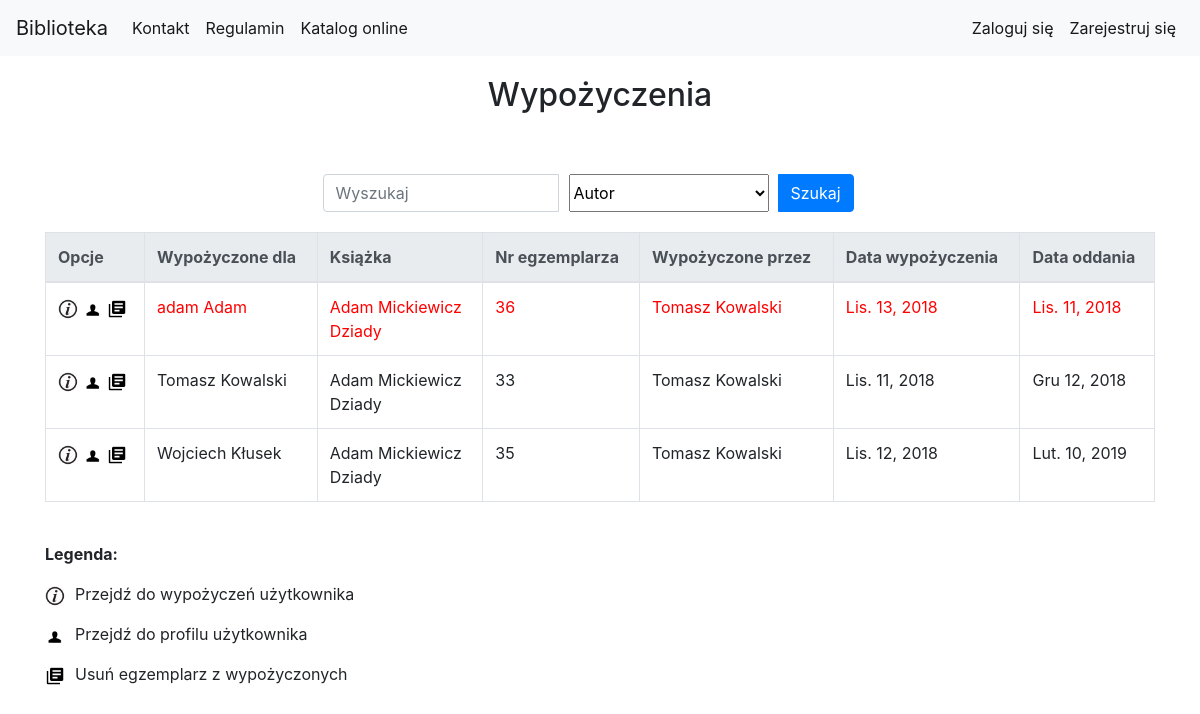
Page /library/borrow_list/ on the earlier database version.
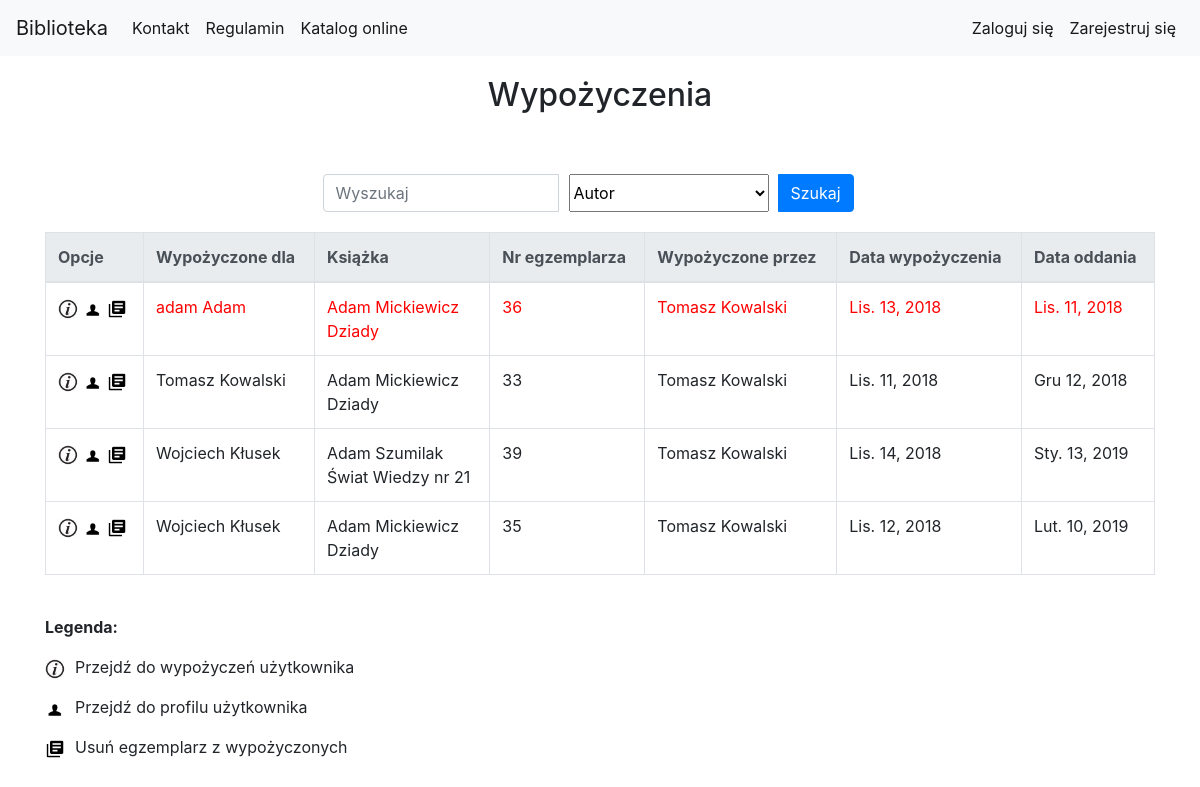
Same page on the later database version.
### library_app/models.py (models this page shows, shortened)
class Borrow(models.Model):
    user = models.ForeignKey(User, verbose_name='Wypożycz dla')
    borrow_librarian = models.ForeignKey(User, related_name="borrow_librarian", verbose_name='Bibliotekarz wypożyczający')
    receive_librarian = models.ForeignKey(User, related_name="receive_librarian", null=True, blank=True, verbose_name='Bibliotekarz odbierający')
    book_copy_id = models.ForeignKey(BookCopy, related_name="borrow_bookcopy", verbose_name='Egzemplarz ksiązki')
    borrow_date = models.DateField(auto_now=True, verbose_name='Data wypożyczenia')
    receive_date = models.DateField(default=datetime.now()+timedelta(days=60), verbose_name='Data oddania')
    is_prolong = models.BooleanField(default=False, verbose_name="Czy prolongowana")
    is_date_exceeded = models.BooleanField(default=False, verbose_name="Czy data oddania przekroczona")

class Author(models.Model):
    first_name = models.CharField(max_length=200, verbose_name='Imię')
    last_name = models.CharField(max_length=200, verbose_name='Nazwisko')
    country = models.CharField(max_length=200, verbose_name='Kraj')
    biography = models.TextField(default='', blank=True, null=True, verbose_name='Biografia')
    birth_place = models.CharField(max_length=200, default='', blank=True, null=True, verbose_name='Miejsce urodzenia')
    image_url = models.URLField(default='', blank=True, null=True, verbose_name='Adres url portretu, zakończony rozszerzeniem')
    years_of_life = models.CharField(max_length=10, default='', blank=True, null=True, verbose_name='Lata życia')

class BookCopy(models.Model):
    book = models.ForeignKey(Book, related_name="bookcopies", verbose_name='Wybierz książkę') #teraz w templatce mozemy z poziomu klasy book odnosic sie do obiektow bookcopy, np {{book.bookcopies.count}} da liczbe kopii ksiazek ktore maja w polu book id danej ksiazki
    is_borrowed = models.BooleanField(default=False)

class Book(models.Model):
    authors = models.ManyToManyField(Author, related_name='book_authors', verbose_name='Autorzy')
    category = models.ForeignKey(Category, related_name='book_categories', verbose_name='Kategoria')
    publishing_house = models.ForeignKey(PublishingHouse, related_name='publishing_houses', verbose_name='Wydawnictwo')
    isbn = models.CharField(max_length=30, unique=True, verbose_name='Numer ISBN')
    title = models.CharField(max_length=200, verbose_name='Tytuł')
    description = models.TextField(blank=True, default='', verbose_name='Opis')
    publish_date = models.DateField(default=datetime.now, blank=True, verbose_name='Data publikacji')
    edition = models.PositiveIntegerField(default=1, verbose_name='Numer wydania')
    image_url = models.URLField(default='', blank=True, null=True, verbose_name='Adres url okładki zakończony rozszerzeniem obrazu')
    add_date = models.DateTimeField(auto_now=True)
    slug = models.SlugField(allow_unicode=True, unique=True)

### library_app/views.py (the view)
class BorrowListView(LoginRequiredMixin, SuperuserRequiredMixin, generic.ListView):
    login_url = reverse_lazy('no_permission')
    model = models.Borrow
    context_object_name = "borrow_list" #human-understandable name of variable to access from templates
    paginate_by = 10
    def get_queryset(self):
        search_query = self.request.GET.get("search_query")
        search_type = self.request.GET.get("search_type")
        query_result = None
        if search_query is not None:
            if search_type == "title":
                query_result = models.Borrow.objects.all().filter(book_copy_id__book__title__icontains=search_query)
            elif search_type == "author":
                authors_result = models.Borrow.objects.all().filter(book_copy_id__book__authors__first_name__icontains=search_query) | models.Borrow.objects.all().filter(book_copy_id__book__authors__last_name__icontains=search_query)
                query_result = authors_result
            elif search_type == "bookcopy_nr":
                query_result = models.Borrow.objects.all().filter(book_copy_id__id__icontains=search_query)
            elif search_type == "borrow_by_user":
                borrow_by_result = models.Borrow.objects.all().filter(user__first_name__contains=search_query) | models.Borrow.objects.all().filter(user__last_name__contains=search_query)
                query_result = borrow_by_result
            elif search_type == "borrow_by_librarian":
                borrow_by_result = models.Borrow.objects.all().filter(borrow_librarian__first_name__contains=search_query) | models.Borrow.objects.all().filter(borrow_librarian__last_name__contains=search_query)
                query_result = borrow_by_result
            return query_result.order_by("receive_date")
        else:
            return models.Borrow.objects.all().order_by("receive_date")

### library_app/templatetags/custom_tags.py (called while the page is built)
@register.simple_tag(name='get_user_profile')
def get_user_profile(user_obj):
    return models.UserProfileInfo.objects.get(user=user_obj)

### library_app/templates/library_app/borrow_list.html (shortened to what this page needs)
{% extends "base.html" %}
{% load static %}
{% load custom_tags %}
{% block body_block %}
<div class="container">
    <div class="page-title">
        <h2>Wypożyczenia</h2>
    </div>
            <div class="search-bar">
                <form class="form-inline" action="{% url 'library_app:borrow_list' %}" method="GET">
                    <div class="input-group">
                        <input type="search" class="form-control" name="search_query" placeholder="Wyszukaj">
                        <select class="search-select" name="search_type">
                            <option value="author" selected>Autor</option>
                        </select>
                        <div class="input-group-append search-button">
                            <button class="btn btn-primary" type="submit">Szukaj</button>
                        </div>
                    </div>
                </form>
            </div>
    <table class="table table-bordered table-hover">
        <thead class="thead-light">
            <tr>
                <th scope="col">Opcje</th>
                <th scope="col">Wypożyczone dla</th>
                <th scope="col">Książka</th>
                <th scope="col">Nr egzemplarza</th>
                <th scope="col">Wypożyczone przez</th>
                <th scope="col">Data wypożyczenia</th>
                <th scope="col">Data oddania</th>
            </tr>
        </thead>
        <tbody>
            {% for borrow in borrow_list %}
                {% if borrow.is_date_exceeded %}
                <tr style="color:red">
                {% else %}
                    <tr>
                {% endif %}
                <td>
                    <a href="{% url 'library_app:user_borrows' pk=borrow.user.pk %}"><img src="{% static 'website_icons/info_ico.png' %}" alt="Wypożyczenia" width="20" height="20"></a>
                    {% get_user_profile borrow.user as user_profile_obj %}
                    <a href="{% url 'library_app:user_profile' pk=user_profile_obj.pk %}"><img src="{% static 'website_icons/user_ico.png' %}" alt="Profil" width="20" height="20"></a>
                    <a href="{% url 'library_app:borrow_delete' pk=borrow.pk %}"><img src="{% static 'website_icons/del_borrow_ico.png' %}" alt="Usuń" width="20" height="20"></a>
                </td>
                <td>{{borrow.user.get_full_name}}</td>
                <td>
                    {% for author in borrow.book_copy_id.book.authors.all %}
                        {{author.first_name}} {{author.last_name}}
                        <br>
                    {% endfor %}
                    {{borrow.book_copy_id.book.title}}
                </td>
                <td>{{borrow.book_copy_id.id}}</td>
                <td>{{borrow.borrow_librarian.get_full_name}}</td>
                <td>{{borrow.borrow_date}}</td>
                <td>{{borrow.receive_date}}</td>
            </tr>
            {% endfor %}
        </tbody>
    </table>
    <div class="table-legend">
        <p><b>Legenda:</b></p>
        <p><img src="{% static 'website_icons/info_ico.png' %}" alt="Szczegóły" width="20" height="20">Przejdź do wypożyczeń użytkownika </p>
        <p><img src="{% static 'website_icons/user_ico.png' %}" alt="Szczegóły" width="20" height="20">Przejdź do profilu użytkownika </p>
        <p><img src="{% static 'website_icons/del_borrow_ico.png' %}" alt="Szczegóły" width="20" height="20">Usuń egzemplarz z wypożyczonych </p>
    </div>
</div>
{% endblock %}

Differences in the rows shown:
added Borrow: user.get_full_name "Wojciech Kłusek", book_copy_id.book "Świat Wiedzy nr 21", book_copy_id.id "39", borrow_librarian.get_full_name "Tomasz Kowalski", borrow_date "Lis. 14, 2018", receive_date "Sty. 13, 2019"
added Author: first_name "Adam", last_name "Szumilak", shown under "Wojciech Kłusek"
